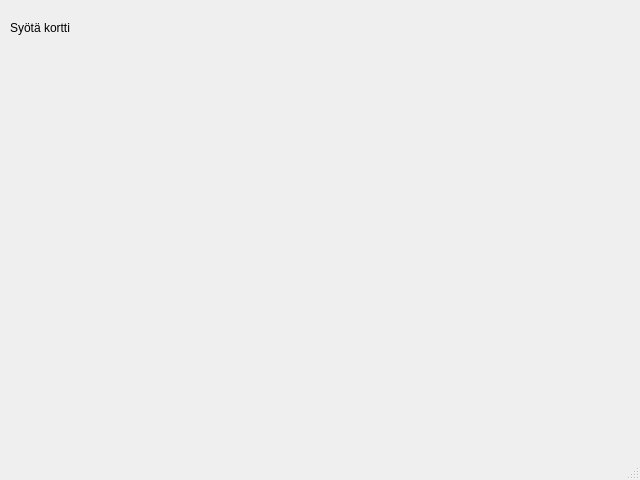
<?xml version="1.0" encoding="UTF-8"?>
<ui version="4.0">
 <class>StartMenu</class>
 <widget class="QMainWindow" name="StartMenu">
  <property name="geometry">
   <rect>
    <x>0</x>
    <y>0</y>
    <width>640</width>
    <height>480</height>
   </rect>
  </property>
  <property name="windowTitle">
   <string>BankSimul</string>
  </property>
  <widget class="QWidget" name="centralwidget">
   <widget class="QLabel" name="ReadCardLabel">
    <property name="geometry">
     <rect>
      <x>10</x>
      <y>20</y>
      <width>111</width>
      <height>16</height>
     </rect>
    </property>
    <property name="text">
     <string>Syötä kortti</string>
    </property>
   </widget>
   <widget class="QStackedWidget" name="stackedWidget">
    <property name="geometry">
     <rect>
      <x>250</x>
      <y>190</y>
      <width>120</width>
      <height>80</height>
     </rect>
    </property>
    <widget class="QWidget" name="page"/>
    <widget class="QWidget" name="page_2"/>
   </widget>
  </widget>
  <widget class="QMenuBar" name="menubar">
   <property name="geometry">
    <rect>
     <x>0</x>
     <y>0</y>
     <width>640</width>
     <height>26</height>
    </rect>
   </property>
  </widget>
  <widget class="QStatusBar" name="statusbar"/>
 </widget>
 <resources/>
 <connections/>
</ui>
